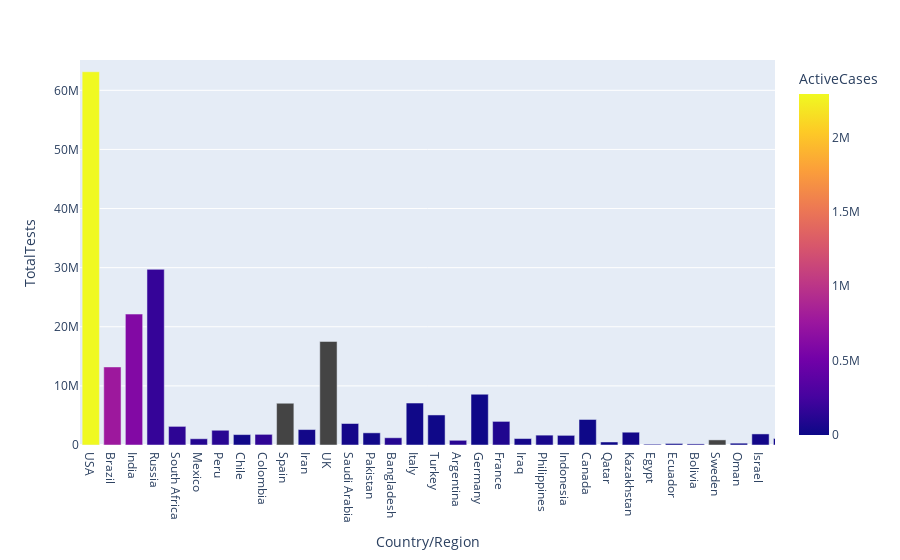

Notebook code for this chart:
### Code cell
px.bar(covid_df,x=covid_df['Country/Region'],y=covid_df['TotalTests'],color=covid_df['ActiveCases'])

### Figure 1 — Plotly figure (JSON) as saved in the notebook; plotly's stock layout.template omitted (floating-point values rounded to 4 significant figures; data arrays with more than 128 entries replaced by an {"elided": "..."} marker saying what was removed)
{"data": [{"alignmentgroup": "True", "hovertemplate": "Country/Region=%{x}<br>TotalTests=%{y}<br>ActiveCases=%{marker.color}<extra></extra>", "legendgroup": "", "marker": {"color": {"elided": "209 int values"}, "coloraxis": "coloraxis", "pattern": {"shape": ""}}, "name": "", "offsetgroup": "", "orientation": "v", "showlegend": false, "textposition": "auto", "type": "bar", "x": {"elided": "209 str values"}, "xaxis": "x", "y": {"elided": "209 int values"}, "yaxis": "y"}], "layout": {"autosize": true, "barmode": "relative", "coloraxis": {"colorbar": {"title": {"text": "ActiveCases"}}, "colorscale": [[0, "#0d0887"], [0.1111, "#46039f"], [0.2222, "#7201a8"], [0.3333, "#9c179e"], [0.4444, "#bd3786"], [0.5556, "#d8576b"], [0.6667, "#ed7953"], [0.7778, "#fb9f3a"], [0.8889, "#fdca26"], [1, "#f0f921"]]}, "legend": {"tracegroupgap": 0}, "margin": {"t": 60}, "xaxis": {"anchor": "y", "autorange": false, "domain": [0, 1], "range": [-0.5, 31.67], "showspikes": false, "title": {"text": "Country/Region"}, "type": "category"}, "yaxis": {"anchor": "x", "autorange": false, "domain": [0, 1], "range": [0, 65130000.0], "showspikes": false, "title": {"text": "TotalTests"}, "type": "linear"}}}
